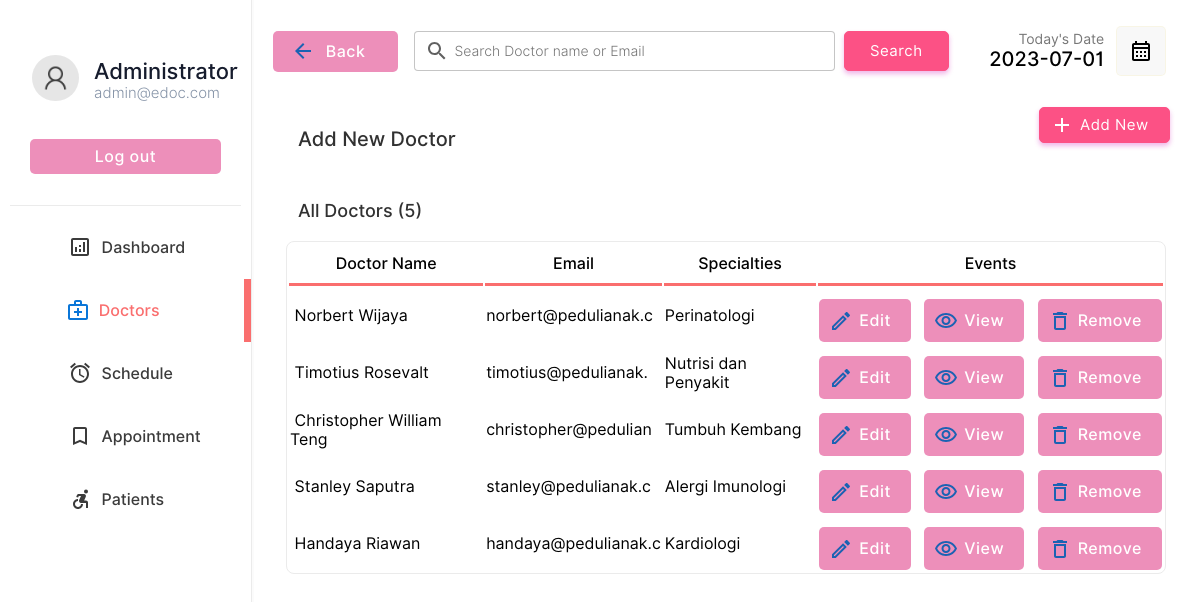
The page /doctor/doctors.php (signed in) on the database its author committed.
### tables this page shows
CREATE TABLE IF NOT EXISTS `doctor` (
  `docid` int(11) NOT NULL AUTO_INCREMENT,
  `docemail` varchar(255) DEFAULT NULL,
  `docname` varchar(255) DEFAULT NULL,
  `docpassword` varchar(255) DEFAULT NULL,
  `doctel` varchar(15) DEFAULT NULL,
  `specialties` int(2) DEFAULT NULL,
  PRIMARY KEY (`docid`),
  KEY `specialties` (`specialties`)
);

CREATE TABLE IF NOT EXISTS `specialties` (
  `id` int(2) NOT NULL,
  `sname` varchar(50) DEFAULT NULL,
  PRIMARY KEY (`id`)
);

### doctor/doctors.php (the view, shortened to what this page needs)
<!DOCTYPE html>
<html lang="en">
<head>
    <link rel="stylesheet" href="../css/animations.css">
    <link rel="stylesheet" href="../css/style.css">
    <link rel="stylesheet" href="../css/admin.css">
</head>
<body>
    <?php
    include("../connection.php");
    ?>
    <div class="container">
        <div class="menu">
            <table class="menu-container" border="0">
                <tr>
                    <td style="padding:10px" colspan="2">
                        <table border="0" class="profile-container">
                            <tr>
                                <td width="30%" style="padding-left:20px" >
                                    <img src="../img/user.png" alt="" width="100%" style="border-radius:50%">
                                </td>
                                <td style="padding:0px;margin:0px;">
                                    <p class="profile-title">Administrator</p>
                                    <p class="profile-subtitle">admin@edoc.com</p>
                                </td>
                            </tr>
                            <tr>
                                <td colspan="2">
                                <a href="../logout.php" ><input type="button" value="Log out" class="logout-btn btn-primary-soft btn"></a>
                                </td>
                            </tr>
                    </table>
                    </td>
                </tr>
                <tr class="menu-row" >
                    <td class="menu-btn menu-icon-dashbord" >
                        <a href="index.php" class="non-style-link-menu"><div><p class="menu-text">Dashboard</p></a></div></a>
                <tr class="menu-row">
                    <td class="menu-btn menu-icon-doctor menu-active menu-icon-doctor-active">
                        <a href="doctors.php" class="non-style-link-menu non-style-link-menu-active"><div><p class="menu-text">Doctors</p></a></div>
                <tr class="menu-row" >
                    <td class="menu-btn menu-icon-schedule">
                        <a href="schedule.php" class="non-style-link-menu"><div><p class="menu-text">Schedule</p></div></a>
                    </td>
                </tr>
                <tr class="menu-row">
                    <td class="menu-btn menu-icon-appoinment">
                        <a href="appointment.php" class="non-style-link-menu"><div><p class="menu-text">Appointment</p></a></div>
                    </td>
                </tr>
                <tr class="menu-row" >
                    <td class="menu-btn menu-icon-patient">
                        <a href="patient.php" class="non-style-link-menu"><div><p class="menu-text">Patients</p></a></div>
                    </td>
                </tr>
        <div class="dash-body">
            <table border="0" width="100%" style=" border-spacing: 0;margin:0;padding:0;margin-top:25px; ">
                <tr >
                    <td width="13%">
                        <a href="doctors.php" ><button  class="login-btn btn-primary-soft btn btn-icon-back"  style="padding-top:11px;padding-bottom:11px;margin-left:20px;width:125px"><font class="tn-in-text">Back</font></button></a>
                    </td>
                    <td>
                        <form action="" method="post" class="header-search">
                            <input type="search" name="search" class="input-text header-searchbar" placeholder="Search Doctor name or Email" list="doctors">&nbsp;&nbsp;
                            <?php
                                $list11 = $database->query("select  docname,docemail from  doctor;");
?>
                            <input type="Submit" value="Search" class="login-btn btn-primary btn" style="padding-left: 25px;padding-right: 25px;padding-top: 10px;padding-bottom: 10px;">
                        </form>
                    </td>
                    <td width="15%">
                        <p style="font-size: 14px;color: rgb(119, 119, 119);padding: 0;margin: 0;text-align: right;">
                            Today's Date
                        </p>
                        <p class="heading-sub12" style="padding: 0;margin: 0;">
                            <?php
                        $date = date('Y-m-d');
                        echo $date;
                        ?>
                        </p>
                    </td>
                    <td width="10%">
                        <button  class="btn-label"  style="display: flex;justify-content: center;align-items: center;"><img src="../img/calendar.svg" width="100%"></button>
                    </td>
                </tr>
                <tr >
                    <td colspan="2" style="padding-top:30px;">
                        <p class="heading-main12" style="margin-left: 45px;font-size:20px;color:rgb(49, 49, 49)">Add New Doctor</p>
                    </td>
                    <td colspan="2">
                        <a href="?action=add&id=none&error=0" class="non-style-link"><button  class="login-btn btn-primary btn button-icon"  style="display: flex;justify-content: center;align-items: center;margin-left:75px;background-image: url('../img/icons/add.svg');">Add New</font></button>
                            </a></td>
                </tr>
                <tr>
                    <td colspan="4" style="padding-top:10px;">
                        <p class="heading-main12" style="margin-left: 45px;font-size:18px;color:rgb(49, 49, 49)">All Doctors (<?php echo $list11->num_rows; ?>)</p>
                    </td>
                </tr>
                <?php
                    if($_POST){
                        $keyword=$_POST["search"];
                        $sqlmain= "select * from doctor where docemail='$keyword' or docname='$keyword' or docname like '$keyword%' or docname like '%$keyword' or docname like '%$keyword%'";
                    }else{
                        $sqlmain= "select * from doctor order by docid desc";
                    }
                ?>
                <tr>
                   <td colspan="4">
                       <center>
                        <div class="abc scroll">
                        <table width="93%" class="sub-table scrolldown" border="0">
                        <thead>
                        <tr>
                                <th class="table-headin">
                                Doctor Name
                                </th>
                                <th class="table-headin">
                                    Email
                                </th>
                                <th class="table-headin">
                                    Specialties
                                </th>
                                <th class="table-headin">
                                    Events
                                </tr>
                        </thead>
                        <tbody>
                            <?php
                                $result= $database->query($sqlmain);
                                if($result->num_rows==0){
                                    echo '<tr>
                                    <td colspan="4">
                                    <br><br><br><br>
                                    <center>
                                    <img src="../img/notfound.svg" width="25%">
                                    <br>
                                    <p class="heading-main12" style="margin-left: 45px;font-size:20px;color:rgb(49, 49, 49)">We  couldnt find anything related to your keywords !</p>
                                    <a class="non-style-link" href="doctors.php"><button  class="login-btn btn-primary-soft btn"  style="display: flex;justify-content: center;align-items: center;margin-left:20px;">&nbsp; Show all Doctors &nbsp;</font></button>
                                    </a>
                                    </center>
                                    <br><br><br><br>
                                    </td>
                                    </tr>';
                                }
                                else{
                                for ( $x=0; $x<$result->num_rows;$x++){
                                    $row=$result->fetch_assoc();
                                    $docid=$row["docid"];
                                    $name=$row["docname"];
                                    $email=$row["docemail"];
                                    $spe=$row["specialties"];
                                    $spcil_res= $database->query("select sname from specialties where id='$spe'");
                                    $spcil_array= $spcil_res->fetch_assoc();
                                    $spcil_name=$spcil_array["sname"];
                                    echo '<tr>
                                        <td> &nbsp;'.
                                        substr($name,0,30)
                                        .'</td>
                                        <td>
                                        '.substr($email,0,20).'
                                        </td>
                                        <td>
                                            '.substr($spcil_name,0,20).'
                                        </td>
                                        <td>
                                        <div style="display:flex;justify-content: center;">
                                        <a href="?action=edit&id='.$docid.'&error=0" class="non-style-link"><button  class="btn-primary-soft btn button-icon btn-edit"  style="padding-left: 40px;padding-top: 12px;padding-bottom: 12px;margin-top: 10px;"><font class="tn-in-text">Edit</font></button></a>
                                        &nbsp;&nbsp;&nbsp;
                                        <a href="?action=view&id='.$docid.'" class="non-style-link"><button  class="btn-primary-soft btn button-icon btn-view"  style="padding-left: 40px;padding-top: 12px;padding-bottom: 12px;margin-top: 10px;"><font class="tn-in-text">View</font></button></a>
                                       &nbsp;&nbsp;&nbsp;
                                       <a href="?action=drop&id='.$docid.'&name='.$name.'" class="non-style-link"><button  class="btn-primary-soft btn button-icon btn-delete"  style="padding-left: 40px;padding-top: 12px;padding-bottom: 12px;margin-top: 10px;"><font class="tn-in-text">Remove</font></button></a>
                                        </div>
                                        </td>
                                    </tr>';
                                }
                            }
                            ?>
                            </tbody>
                        </table>
                        </div>
                        </center>
                   </td>
                </tr>
            </table>
        </div>
</body>
</html>

### css/style.css (style rules this page uses)
:root { --primarycolor: #FA6E6E; --primarycolorhover: #fc5185; --btnice:#D8EBFA; --btnnicetext:#FA6E6E; }
body { margin: 0; padding: 0; border-spacing: 0; font-family: 'Inter', sans-serif; }
.input-text { border-radius: 4px; border: 0.5px solid rgb(226, 226, 226); padding: 10px; width: 92%; transition: 0.2s; outline: none; }
.input-text { border: 1px solid #e9ecef; font-size: 14px; line-height: 26px; background-color: #fff; display: block; width: 100%; padding: .375rem .75rem; font-weight: 300; line-height: 1.5; color: #212529; background-color: #fff; background-clip: padding-box; -webkit-appearance: none; -moz-appearance: none; appearance: none; border-radius: .25rem; transition: border-color .15s ease-in-out,box-shadow .15s ease-in-out; }
.input-text::placeholder { font-family: 'Inter', sans-serif; }
.btn { cursor: pointer; padding: 8px 20px; outline: none; text-decoration: none; font-size: 15px; letter-spacing: 0.5px; transition: all 0.3s; border-radius: 5px; font-family: 'Inter', sans-serif; }
.btn-primary { background-color: var(--primarycolorhover) ; border: 1px solid var(--primarycolorhover) ; color: #fff ; box-shadow: 0 3px 5px 0 rgba(204, 13, 179, 0.3); }
.btn-primary-soft { background-color: #ed8fba ; color: white; font-weight: 500; font-size: 16px; border: none; }
.non-style-link:link, .non-style-link:visited, .non-style-link:hover, .non-style-link:active { text-decoration: none; color: rgb(43, 43, 43); }
.btn-label { margin-left: 10px; padding: 12px 12px; outline: none; text-decoration: none; font-size: 15px; letter-spacing: 0.5px; transition: all 0.3s; border-radius: 5px; background-color: #f0f0f073; border: 1px solid rgba(240, 209, 57, 0.1) ; font-family: 'Inter', sans-serif; }
.sub-table { border: 1px solid #ebebeb; border-radius: 8px; }
.table-headin { font-size: 16px; font-weight: 500; padding: 10px; border-bottom: 3px solid var(--primarycolor); }
.abc { width: 100%; height: 550px; overflow: auto; }
input[type=search] { background-image: url('../img/search.svg'); background-position: 10px 50%; background-repeat: no-repeat; transition: 0.5s; padding: 8px 20px 8px 40px; }
.button-icon { background-position: 10px 50%; background-repeat: no-repeat; transition: 0.5s; padding: 8px 20px 8px 40px; }
.menu-btn { padding:6px; color: #3b3b3b; background-position: 30% 50%; background-repeat: no-repeat; transition: 0.5s; }
.menu-text { padding-left: 40%; font-weight: 500; font-size: 16px; }
.menu-active { color: var(--primarycolor); border-right: 7px solid var(--primarycolor); background-color: var(); }
.non-style-link-menu:link, .non-style-link-menu:visited, .non-style-link-menu:active { text-decoration: none; color: #3b3b3b; }
.non-style-link-menu-active:link, .non-style-link-menu-active:visited, .non-style-link-menu-active:active { text-decoration: none; color: var(--primarycolor); }
.menu-icon-dashbord { background-image: url('../img/icons/dashboard.svg'); }
.menu-icon-doctor { background-image: url('../img/icons/doctors.svg'); }
.menu-icon-schedule { background-image: url('../img/icons/schedule.svg'); }
.menu-icon-appoinment { background-image: url('../img/icons/book.svg'); }
.menu-icon-patient { background-image: url('../img/icons/patients.svg'); }
.menu-icon-doctor:hover,.menu-icon-doctor-active { color: var(--primarycolor); background-image: url('../img/icons/doctors-hover.svg'); }
.btn-icon-back { background-image: url('../img/icons/back-iceblue.svg'); background-position: 18px 50%; background-repeat: no-repeat; transition: 0.5s; padding: 8px 20px 8px 40px; }
.btn-edit { background-image: url('../img/icons/edit-iceblue.svg'); }
.btn-view { background-image: url('../img/icons/view-iceblue.svg'); }
.btn-delete { background-image: url('../img/icons/delete-iceblue.svg'); }

### doctor/doctors.php (style rules this page uses)
.sub-table { animation: transitionIn-Y-bottom 0.5s; }

### rows shown on the page
doctor: docname "Norbert Wijaya", docemail "norbert@pedulianak.c", specialties.sname "Perinatologi"
doctor: docname "Timotius Rosevalt", docemail "timotius@pedulianak.", specialties.sname "Nutrisi dan Penyakit"
doctor: docname "Christopher William Teng", docemail "christopher@pedulian", specialties.sname "Tumbuh Kembang"
doctor: docname "Stanley Saputra", docemail "stanley@pedulianak.c", specialties.sname "Alergi Imunologi"
doctor: docname "Handaya Riawan", docemail "handaya@pedulianak.c", specialties.sname "Kardiologi"

### other values the page prints
$list11->num_rows "5"
